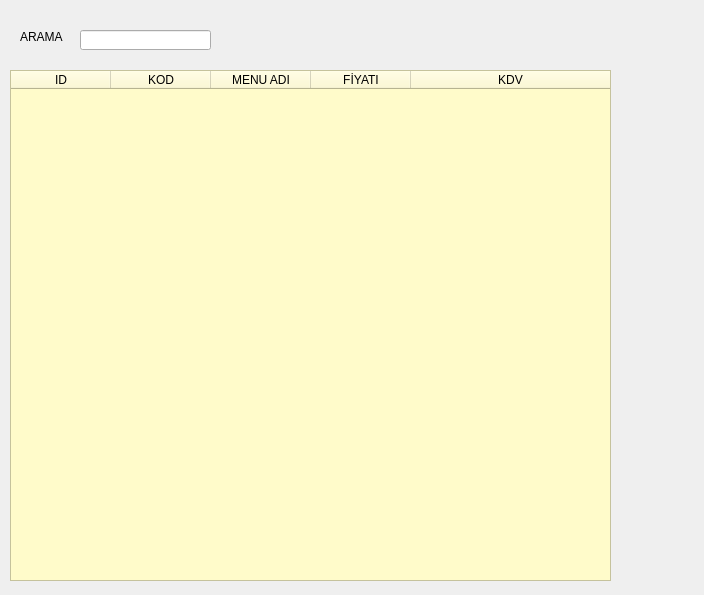
<?xml version="1.0" encoding="UTF-8"?>
<ui version="4.0">
 <class>Dialog</class>
 <widget class="QDialog" name="Dialog">
  <property name="geometry">
   <rect>
    <x>0</x>
    <y>0</y>
    <width>704</width>
    <height>595</height>
   </rect>
  </property>
  <property name="sizePolicy">
   <sizepolicy hsizetype="Fixed" vsizetype="Fixed">
    <horstretch>0</horstretch>
    <verstretch>0</verstretch>
   </sizepolicy>
  </property>
  <property name="windowTitle">
   <string>REÇETE MENU </string>
  </property>
  <widget class="QLineEdit" name="lineEdit">
   <property name="geometry">
    <rect>
     <x>80</x>
     <y>30</y>
     <width>131</width>
     <height>20</height>
    </rect>
   </property>
  </widget>
  <widget class="QTableWidget" name="tableWidget">
   <property name="geometry">
    <rect>
     <x>10</x>
     <y>70</y>
     <width>601</width>
     <height>511</height>
    </rect>
   </property>
   <property name="sizePolicy">
    <sizepolicy hsizetype="Expanding" vsizetype="Expanding">
     <horstretch>0</horstretch>
     <verstretch>0</verstretch>
    </sizepolicy>
   </property>
   <property name="minimumSize">
    <size>
     <width>601</width>
     <height>0</height>
    </size>
   </property>
   <property name="maximumSize">
    <size>
     <width>601</width>
     <height>511</height>
    </size>
   </property>
   <property name="layoutDirection">
    <enum>Qt::LeftToRight</enum>
   </property>
   <property name="autoFillBackground">
    <bool>false</bool>
   </property>
   <property name="styleSheet">
    <string notr="true">background:rgb(255, 251, 202)
</string>
   </property>
   <property name="selectionBehavior">
    <enum>QAbstractItemView::SelectRows</enum>
   </property>
   <property name="sortingEnabled">
    <bool>true</bool>
   </property>
   <attribute name="horizontalHeaderCascadingSectionResizes">
    <bool>true</bool>
   </attribute>
   <attribute name="horizontalHeaderMinimumSectionSize">
    <number>20</number>
   </attribute>
   <attribute name="horizontalHeaderShowSortIndicator" stdset="0">
    <bool>true</bool>
   </attribute>
   <attribute name="horizontalHeaderStretchLastSection">
    <bool>true</bool>
   </attribute>
   <attribute name="verticalHeaderCascadingSectionResizes">
    <bool>false</bool>
   </attribute>
   <attribute name="verticalHeaderDefaultSectionSize">
    <number>19</number>
   </attribute>
   <attribute name="verticalHeaderMinimumSectionSize">
    <number>32</number>
   </attribute>
   <column>
    <property name="text">
     <string>ID</string>
    </property>
    <property name="font">
     <font>
      <family>Segoe UI</family>
     </font>
    </property>
   </column>
   <column>
    <property name="text">
     <string>KOD</string>
    </property>
   </column>
   <column>
    <property name="text">
     <string>MENU ADI</string>
    </property>
    <property name="textAlignment">
     <set>AlignHCenter|AlignVCenter|AlignCenter</set>
    </property>
   </column>
   <column>
    <property name="text">
     <string>FİYATI</string>
    </property>
    <property name="textAlignment">
     <set>AlignHCenter|AlignVCenter|AlignCenter</set>
    </property>
   </column>
   <column>
    <property name="text">
     <string>KDV</string>
    </property>
    <property name="textAlignment">
     <set>AlignHCenter|AlignVCenter|AlignCenter</set>
    </property>
   </column>
  </widget>
  <widget class="QLabel" name="label">
   <property name="geometry">
    <rect>
     <x>20</x>
     <y>30</y>
     <width>46</width>
     <height>13</height>
    </rect>
   </property>
   <property name="text">
    <string>ARAMA</string>
   </property>
  </widget>
 </widget>
 <resources/>
 <connections/>
</ui>
